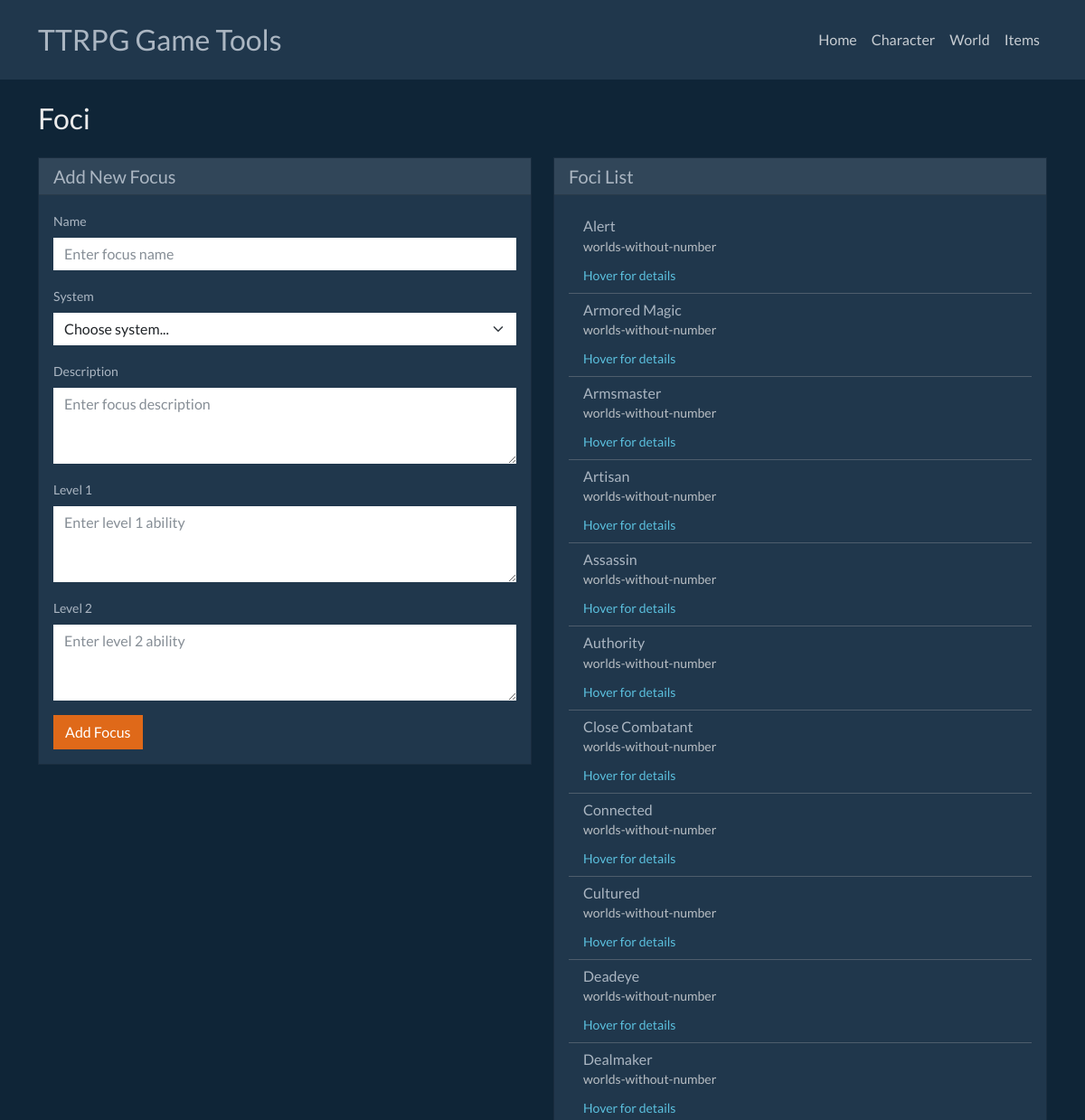
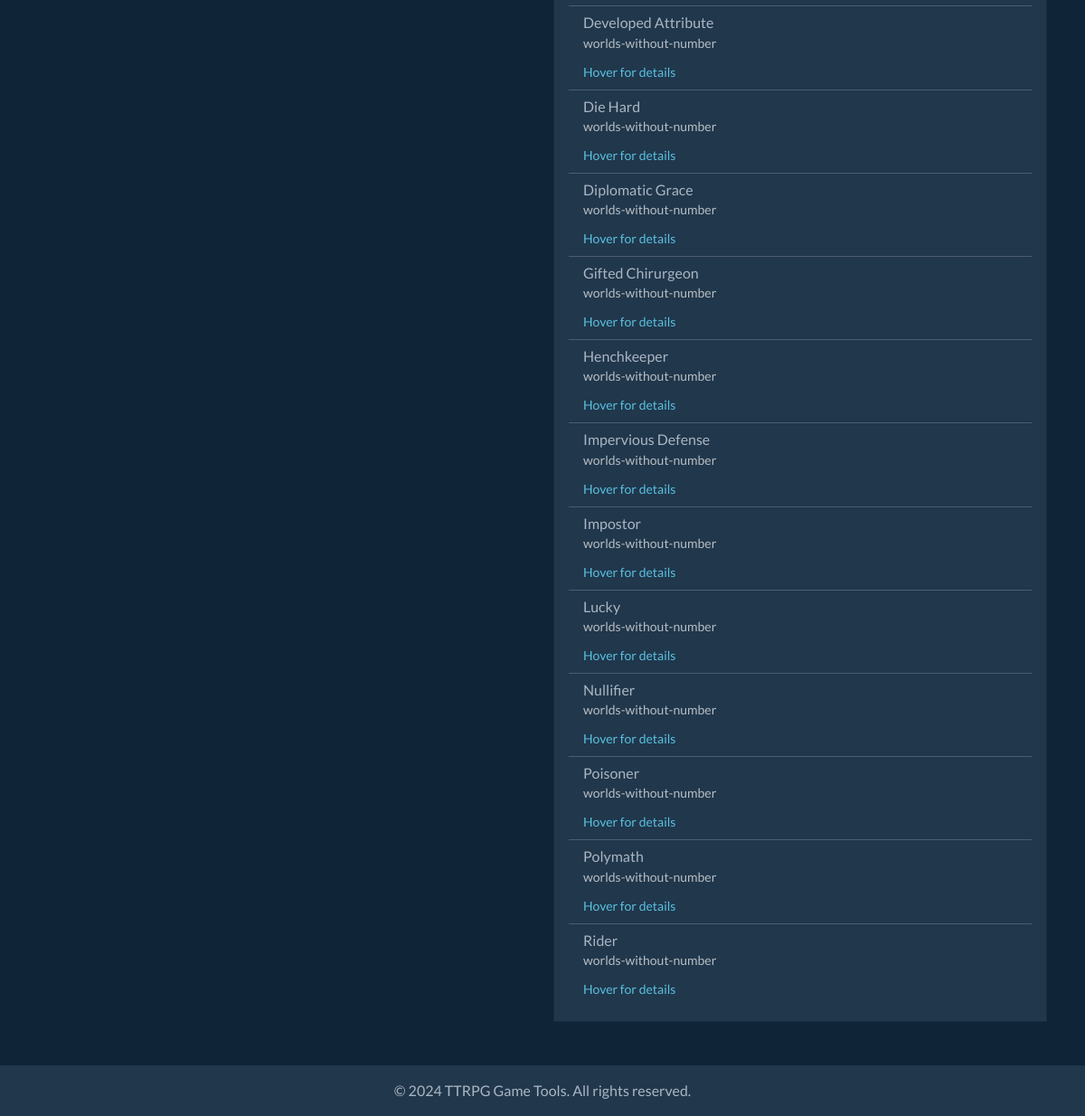
The app's page /foci with its own data (2 pictures, top to bottom).
### tables this page shows
CREATE TABLE foci (
            id TEXT PRIMARY KEY,
            system TEXT NOT NULL,
            name TEXT NOT NULL,
            description TEXT NOT NULL,
            level_1 TEXT NOT NULL,
            level_2 TEXT NOT NULL,
            created_at TIMESTAMP DEFAULT CURRENT_TIMESTAMP
        );

### main.py (the view)
@app.get("/foci")
async def foci_page(request: Request):
    foci_list = get_all_foci()
    return templates.TemplateResponse("foci.html", {"request": request, "foci": foci_list})

### templates/foci.html (shortened to what this page needs)
{% extends "base.html" %}
{% block content %}
<div class="row">
    <div class="col-12">
        <h2 class="mb-4">Foci</h2>
    </div>
</div>
<div class="row">
    <div class="col-md-6">
        <div class="card bg-dark text-light">
            <div class="card-header">
                <h5 class="card-title mb-0">Add New Focus</h5>
            </div>
            <div class="card-body">
                <form method="POST" action="/foci">
                    <div class="mb-3">
                        <label for="focusName" class="form-label">Name</label>
                        <input type="text" class="form-control" id="focusName" name="focus_name" placeholder="Enter focus name" required>
                    </div>
                    <div class="mb-3">
                        <label for="system" class="form-label">System</label>
                        <select class="form-select" id="system" name="system" required>
                            <option value="">Choose system...</option>
                        </select>
                    </div>
                    <div class="mb-3">
                        <label for="focusDescription" class="form-label">Description</label>
                        <textarea class="form-control" id="focusDescription" name="focus_description" rows="3" placeholder="Enter focus description" required></textarea>
                    </div>
                    <div class="mb-3">
                        <label for="level1" class="form-label">Level 1</label>
                        <textarea class="form-control" id="level1" name="level_1" rows="3" placeholder="Enter level 1 ability" required></textarea>
                    </div>
                    <div class="mb-3">
                        <label for="level2" class="form-label">Level 2</label>
                        <textarea class="form-control" id="level2" name="level_2" rows="3" placeholder="Enter level 2 ability" required></textarea>
                    </div>
                    <button type="submit" class="btn btn-primary">Add Focus</button>
                </form>
            </div>
        </div>
    </div>
    <div class="col-md-6">
        <div class="card bg-dark text-light">
            <div class="card-header">
                <h5 class="card-title mb-0">Foci List</h5>
            </div>
            <div class="card-body">
                {% if foci %}
                    <div class="list-group list-group-flush">
                        {% for focus in foci %}
                        <div class="list-group-item bg-dark text-light border-secondary">
                            <div class="d-flex justify-content-between align-items-center">
                                <div class="flex-grow-1">
                                    <h6 class="mb-0">{{ focus.name }}</h6>
                                    <small class="text-muted">{{ focus.system }}</small>
                                </div>
                            </div>
                            <div class="mt-2" data-bs-toggle="tooltip" data-bs-placement="top"
                                 title="Description: {{ focus.description }}&#10;Level 1: {{ focus.level_1 }}&#10;Level 2: {{ focus.level_2 }}">
                                <small class="text-info">Hover for details</small>
                            </div>
                        </div>
                        {% endfor %}
                    </div>
                {% else %}
                    <p class="text-muted">No foci added yet.</p>
                {% endif %}
            </div>
        </div>
    </div>
</div>
{% endblock %}

### records on screen
foci: name "Alert", system "worlds-without-number"
foci: name "Armored Magic", system "worlds-without-number"
foci: name "Armsmaster", system "worlds-without-number"
foci: name "Artisan", system "worlds-without-number"
foci: name "Assassin", system "worlds-without-number"
foci: name "Authority", system "worlds-without-number"
foci: name "Close Combatant", system "worlds-without-number"
foci: name "Connected", system "worlds-without-number"
foci: name "Cultured", system "worlds-without-number"
foci: name "Deadeye", system "worlds-without-number"
foci: name "Dealmaker", system "worlds-without-number"
foci: name "Developed Attribute", system "worlds-without-number"
foci: name "Die Hard", system "worlds-without-number"
foci: name "Diplomatic Grace", system "worlds-without-number"
foci: name "Gifted Chirurgeon", system "worlds-without-number"
foci: name "Henchkeeper", system "worlds-without-number"
foci: name "Impervious Defense", system "worlds-without-number"
foci: name "Impostor", system "worlds-without-number"
foci: name "Lucky", system "worlds-without-number"
foci: name "Nullifier", system "worlds-without-number"
foci: name "Poisoner", system "worlds-without-number"
foci: name "Polymath", system "worlds-without-number"
foci: name "Rider", system "worlds-without-number"
